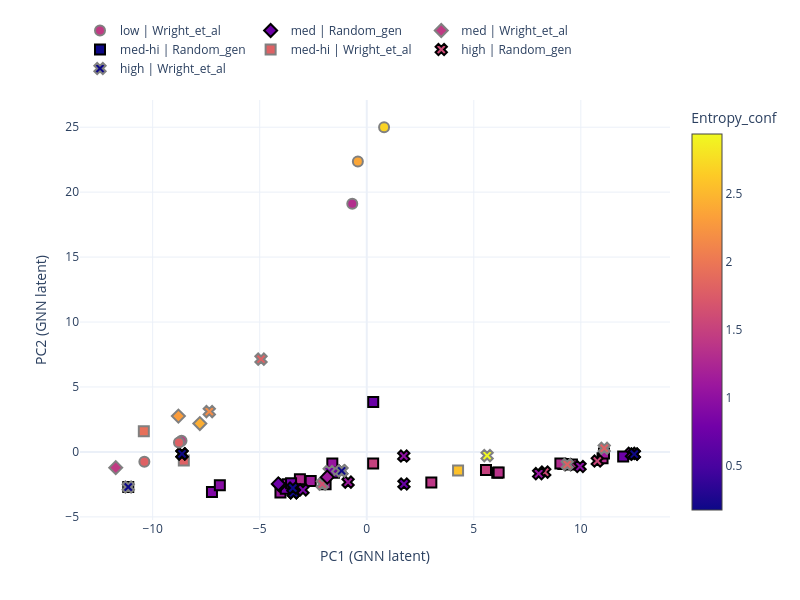

Notebook code cell kept with this figure:
### Code cell
pca_plot_cont(plot_df_ss, 'Entropy_conf', model_name, save_name=save_name+"_ss", save=save)

### Figure 1 — Plotly figure (JSON) as saved in the notebook; plotly's stock layout.template omitted (floating-point values rounded to 4 significant figures; data arrays with more than 128 entries replaced by an {"elided": "..."} marker saying what was removed)
{"data": [{"customdata": {"elided": "24x7 mixed values"}, "hovertemplate": "Comp: %{customdata[0]}<br>RA: %{customdata[1]}<br>RB: %{customdata[2]}<br>MA: %{customdata[3]}<br>MB: %{customdata[4]}<br>Entropy_conf: %{customdata[5]}<br>TC: %{customdata[6]}", "legendrank": 3, "marker": {"cmax": 2.939, "cmin": 0.1713, "color": [0.1713, 0.8897, 0.9428, 1.123, 1.132, 0.7499, 1.282, 1.084, 1.057, 1.084, 1.314, 0.8014, 0.7324, 1.132, 1.494, 0.7499, 1.152, 1.361, 1.398, 0.7987, 1.298, 1.13, 1.494, 1.32], "colorbar": {"title": {"text": "Entropy_conf"}}, "colorscale": [[0, "#0d0887"], [0.1111, "#46039f"], [0.2222, "#7201a8"], [0.3333, "#9c179e"], [0.4444, "#bd3786"], [0.5556, "#d8576b"], [0.6667, "#ed7953"], [0.7778, "#fb9f3a"], [0.8889, "#fdca26"], [1, "#f0f921"]], "line": {"color": "black", "width": 2}, "size": 10, "symbol": "square"}, "mode": "markers", "name": "med-hi | Random_gen", "showlegend": true, "type": "scatter", "x": [-11.14, -7.23, -6.862, 6.096, -1.923, 11.98, -3.123, -4.031, -1.609, -3.695, 11.01, -3.784, 0.3014, 11.08, 0.2984, -1.532, 9.182, 6.161, 3.016, -3.536, 9.045, -2.619, 5.569, 9.583], "y": [-2.702, -3.092, -2.557, -1.607, -2.482, -0.3543, -2.103, -3.121, -0.8901, -2.48, -0.4934, -2.841, 3.841, -0.1194, -0.884, -1.594, -0.9225, -1.582, -2.347, -2.406, -0.8918, -2.246, -1.398, -0.9592]}, {"customdata": [["(Sm1/3Gd1/3Eu1/3)2(Zr1/2Hf1/2)2O7", 1.066, 0.715, 153.2, 134.9, 1.8, 1.97], ["(Sm1/3Gd1/3Eu1/3)2(Zr1/12Hf1/12Sn1/12Ti3/4)2O7", 1.066, 0.6304, 153.2, 68.27, 1.931, 1.9], ["(La1/7Nd1/7Sm1/7Gd1/7Eu1/7Pr1/7Ce1/7)2(Zr1/2Hf1/2)2O7", 1.081, 0.715, 146.2, 134.9, 2.57, 1.97]], "hovertemplate": "Comp: %{customdata[0]}<br>RA: %{customdata[1]}<br>RB: %{customdata[2]}<br>MA: %{customdata[3]}<br>MB: %{customdata[4]}<br>Entropy_conf: %{customdata[5]}<br>TC: %{customdata[6]}", "legendrank": 3, "marker": {"cmax": 2.939, "cmin": 0.1713, "color": [1.8, 1.931, 2.57], "colorscale": [[0, "#0d0887"], [0.1111, "#46039f"], [0.2222, "#7201a8"], [0.3333, "#9c179e"], [0.4444, "#bd3786"], [0.5556, "#d8576b"], [0.6667, "#ed7953"], [0.7778, "#fb9f3a"], [0.8889, "#fdca26"], [1, "#f0f921"]], "line": {"color": "gray", "width": 2}, "size": 10, "symbol": "square"}, "mode": "markers", "name": "med-hi | Wright_et_al", "showlegend": true, "type": "scatter", "x": [-8.546, -10.41, 4.265], "y": [-0.6542, 1.591, -1.424]}, {"customdata": {"elided": "19x7 mixed values"}, "hovertemplate": "Comp: %{customdata[0]}<br>RA: %{customdata[1]}<br>RB: %{customdata[2]}<br>MA: %{customdata[3]}<br>MB: %{customdata[4]}<br>Entropy_conf: %{customdata[5]}<br>TC: %{customdata[6]}", "legendrank": 4, "marker": {"cmax": 2.939, "cmin": 0.1713, "color": [1.586, 0.1713, 0.7169, 1.034, 0.1713, 0.1713, 0.1713, 1.066, 0.1713, 0.1713, 0.8618, 0.9677, 1.305, 1.098, 0.1713, 0.9878, 1.547, 0.1713, 0.1713], "colorscale": [[0, "#0d0887"], [0.1111, "#46039f"], [0.2222, "#7201a8"], [0.3333, "#9c179e"], [0.4444, "#bd3786"], [0.5556, "#d8576b"], [0.6667, "#ed7953"], [0.7778, "#fb9f3a"], [0.8889, "#fdca26"], [1, "#f0f921"]], "line": {"color": "black", "width": 2}, "size": 10, "symbol": "x"}, "mode": "markers", "name": "high | Random_gen", "showlegend": true, "type": "scatter", "x": [8.314, 12.49, 1.737, 12.37, -3.421, 12.49, -3.421, 8.03, -1.173, -3.421, -2.98, 9.964, 9.397, -0.8724, -8.631, 1.729, 10.77, -8.631, -3.453], "y": [-1.553, -0.1722, -2.469, -0.112, -3.143, -0.1722, -3.143, -1.675, -1.456, -3.143, -2.923, -1.125, -0.9741, -2.327, -0.1495, -0.3176, -0.7024, -0.1495, -2.779]}, {"customdata": [["La2Zr2O7", 1.16, 0.72, 138.9, 91.22, 0.1713, 2.14], ["Sm2Zr2O7", 1.079, 0.72, 150.4, 91.22, 0.1713, 2.04], ["La2(Zr1/2Hf1/2)2O7", 1.16, 0.715, 138.9, 134.9, 0.8014, 2.29], ["(La1/2Pr1/2)2(Zr1/3Hf1/3Sn1/3)2O7", 1.06, 0.7067, 139.9, 129.5, 1.8, 2.24], ["(Gd1/2Eu1/2)2(Zr1/3Hf1/3Sn1/3)2O7", 1.06, 0.7067, 154.6, 129.5, 1.8, 2.24], ["(La1/3Nd1/3Pr1/3)2(Zr1/2Hf1/2)2O7", 1.076, 0.715, 141.4, 134.9, 1.8, 2.16], ["(Sm1/3Gd1/3Eu1/3)2(Zr1/3Hf1/3Sn1/3)2O7", 1.066, 0.7067, 153.2, 129.5, 2.169, 2.21], ["(La1/5Nd1/5Sm1/5Eu1/5Ce1/5)2Zr2O7", 1.111, 0.72, 145.1, 91.22, 1.634, 2.06], ["(La1/7Nd1/7Sm1/7Gd1/7Eu1/7Pr1/7Ce1/7)2(Zr1/3Hf1/3Sn1/3)2O7", 1.081, 0.7067, 146.2, 129.5, 2.939, 2.02]], "hovertemplate": "Comp: %{customdata[0]}<br>RA: %{customdata[1]}<br>RB: %{customdata[2]}<br>MA: %{customdata[3]}<br>MB: %{customdata[4]}<br>Entropy_conf: %{customdata[5]}<br>TC: %{customdata[6]}", "legendrank": 4, "marker": {"cmax": 2.939, "cmin": 0.1713, "color": [0.1713, 0.1713, 0.8014, 1.8, 1.8, 1.8, 2.169, 1.634, 2.939], "colorscale": [[0, "#0d0887"], [0.1111, "#46039f"], [0.2222, "#7201a8"], [0.3333, "#9c179e"], [0.4444, "#bd3786"], [0.5556, "#d8576b"], [0.6667, "#ed7953"], [0.7778, "#fb9f3a"], [0.8889, "#fdca26"], [1, "#f0f921"]], "line": {"color": "gray", "width": 2}, "size": 10, "symbol": "x"}, "mode": "markers", "name": "high | Wright_et_al", "showlegend": true, "type": "scatter", "x": [-1.173, -11.14, -1.754, 11.09, -4.94, 9.365, -7.356, -2.077, 5.622], "y": [-1.456, -2.702, -1.508, 0.2856, 7.141, -0.9682, 3.107, -2.475, -0.2838]}, {"customdata": [["*Gd1.33Ce0.67Zr2.00O7.00", 1.083, 0.72, 151.5, 91.22, 0.7499, 1.771], ["*Gd1.33Ce0.67Zr2.00O7.00", 1.083, 0.72, 151.5, 91.22, 0.7499, 1.773], ["*La0.56Gd1.00Y0.44Zr2.00O7.00", 1.075, 0.72, 137.0, 91.22, 1.114, 1.798]], "hovertemplate": "Comp: %{customdata[0]}<br>RA: %{customdata[1]}<br>RB: %{customdata[2]}<br>MA: %{customdata[3]}<br>MB: %{customdata[4]}<br>Entropy_conf: %{customdata[5]}<br>TC: %{customdata[6]}", "legendrank": 2, "marker": {"cmax": 2.939, "cmin": 0.1713, "color": [0.7499, 0.7499, 1.114], "colorscale": [[0, "#0d0887"], [0.1111, "#46039f"], [0.2222, "#7201a8"], [0.3333, "#9c179e"], [0.4444, "#bd3786"], [0.5556, "#d8576b"], [0.6667, "#ed7953"], [0.7778, "#fb9f3a"], [0.8889, "#fdca26"], [1, "#f0f921"]], "line": {"color": "black", "width": 2}, "size": 10, "symbol": "diamond"}, "mode": "markers", "name": "med | Random_gen", "showlegend": true, "type": "scatter", "x": [-4.077, -4.131, -1.846], "y": [-2.551, -2.46, -1.94]}, {"customdata": [["Sm2(Zr1/4Hf1/4Sn1/4Ti1/4)2O7", 1.079, 0.6813, 150.4, 109.1, 1.432, 1.73], ["(Sm1/3Gd1/3Eu1/3)2(Zr1/4Hf1/4Sn1/4Ti1/4)2O7", 1.066, 0.6813, 153.2, 109.1, 2.43, 1.67], ["(Sm1/3Gd1/3Eu1/3)2(Zr1/6Hf1/6Sn1/6Ti1/2)2O7", 1.066, 0.6558, 153.2, 88.67, 2.3, 1.71]], "hovertemplate": "Comp: %{customdata[0]}<br>RA: %{customdata[1]}<br>RB: %{customdata[2]}<br>MA: %{customdata[3]}<br>MB: %{customdata[4]}<br>Entropy_conf: %{customdata[5]}<br>TC: %{customdata[6]}", "legendrank": 2, "marker": {"cmax": 2.939, "cmin": 0.1713, "color": [1.432, 2.43, 2.3], "colorscale": [[0, "#0d0887"], [0.1111, "#46039f"], [0.2222, "#7201a8"], [0.3333, "#9c179e"], [0.4444, "#bd3786"], [0.5556, "#d8576b"], [0.6667, "#ed7953"], [0.7778, "#fb9f3a"], [0.8889, "#fdca26"], [1, "#f0f921"]], "line": {"color": "gray", "width": 2}, "size": 10, "symbol": "diamond"}, "mode": "markers", "name": "med | Wright_et_al", "showlegend": true, "type": "scatter", "x": [-11.73, -7.797, -8.799], "y": [-1.212, 2.185, 2.759]}, {"customdata": [["Gd2(Zr1/4Hf1/4Sn1/4Ti1/4)2O7", 1.053, 0.6813, 157.2, 109.1, 1.432, 1.58], ["(Sm1/2Gd1/2)2(Zr1/3Hf1/3Ti1/3)2O7", 1.066, 0.6783, 153.8, 105.9, 1.8, 1.47], ["(Gd1/2Eu1/2)2(Zr1/3Hf1/3Ti1/3)2O7", 1.06, 0.6783, 154.6, 105.9, 1.8, 1.52], ["(Sm1/4Gd1/4Eu1/4Yb1/4)2(Zr1/4Hf1/4Sn1/4Ti1/4)2O7", 1.046, 0.6813, 158.2, 109.1, 2.692, 1.45], ["(Sm1/4Gd1/4Eu1/4Yb1/4)2(Zr1/4Hf1/4Ti1/2)2O7", 1.046, 0.66, 158.2, 91.36, 2.377, 1.36], ["(Sm3/4Yb1/4)2(Zr1/2Ti1/2)2O7", 1.056, 0.6625, 156.0, 69.55, 1.313, 1.4]], "hovertemplate": "Comp: %{customdata[0]}<br>RA: %{customdata[1]}<br>RB: %{customdata[2]}<br>MA: %{customdata[3]}<br>MB: %{customdata[4]}<br>Entropy_conf: %{customdata[5]}<br>TC: %{customdata[6]}", "legendrank": 1, "marker": {"cmax": 2.939, "cmin": 0.1713, "color": [1.432, 1.8, 1.8, 2.692, 2.377, 1.313], "colorscale": [[0, "#0d0887"], [0.1111, "#46039f"], [0.2222, "#7201a8"], [0.3333, "#9c179e"], [0.4444, "#bd3786"], [0.5556, "#d8576b"], [0.6667, "#ed7953"], [0.7778, "#fb9f3a"], [0.8889, "#fdca26"], [1, "#f0f921"]], "line": {"color": "gray", "width": 2}, "size": 10, "symbol": "circle"}, "mode": "markers", "name": "low | Wright_et_al", "showlegend": true, "type": "scatter", "x": [-8.654, -10.39, -8.772, 0.8089, -0.4152, -0.6771], "y": [0.8639, -0.7593, 0.7206, 25.0, 22.36, 19.11]}], "layout": {"height": 600, "legend": {"orientation": "h", "y": 1.2}, "width": 800, "xaxis": {"title": {"text": "PC1 (GNN latent)"}}, "yaxis": {"title": {"text": "PC2 (GNN latent)"}}}}
